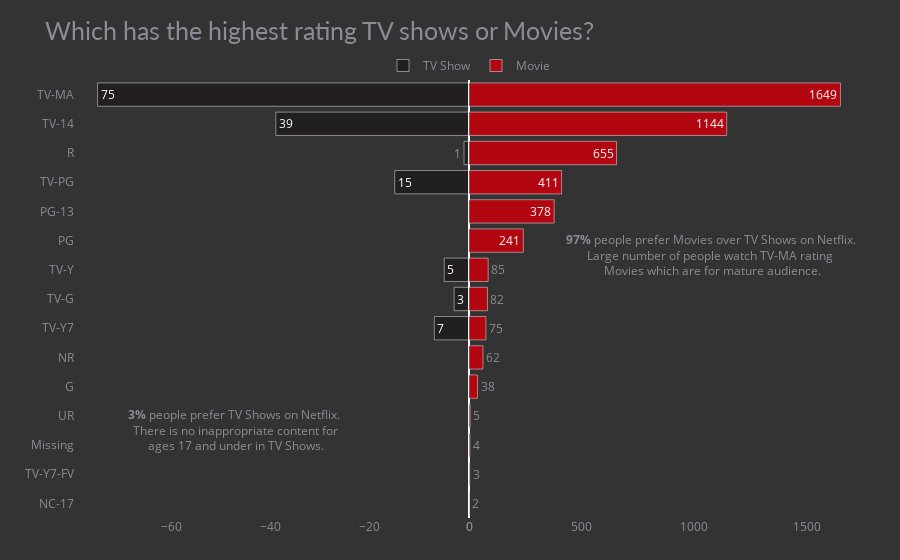

The code cell stored with this chart in its notebook:
### Code cell
fig = make_subplots(rows=1, cols=2, specs=[[{}, {}]], shared_yaxes=True, horizontal_spacing=0)
# bar plot for tv shows
fig.append_trace(go.Bar(x=df_tv_show.rating, y=df_tv_show.tv_show,
                        orientation='h', showlegend=True, 
                        text=df_tv_show.rating_final, 
                        name='TV Show',
                        marker_color='#221f1f'), 1, 1)
# bar plot for movies
fig.append_trace(go.Bar(x=df_movie.rating, y=df_movie.movie, 
                        orientation='h', showlegend=True,
                        text=df_movie.rating,
                        name='Movie', marker_color='#b20710'), 1, 2)

fig.update_xaxes(showgrid=False)
fig.update_yaxes(showgrid=False, categoryorder='total ascending', 
                 ticksuffix=' ', showline=False)
fig.update_traces(hovertemplate=None)
fig.update_layout(title='Which has the highest rating TV shows or Movies?',
                  margin=dict(t=80, b=0, l=70, r=40),
                  hovermode="y unified", 
                  xaxis_title=' ', yaxis_title=" ",
                  plot_bgcolor='#333', paper_bgcolor='#333',
                  title_font=dict(size=25, color='#8a8d93',
                                  family="Lato, sans-serif"),
                  font=dict(color='#8a8d93'),
                  legend=dict(orientation="h", yanchor="bottom",
                              y=1, xanchor="center", x=0.5),
                  hoverlabel=dict(bgcolor="black", font_size=13, 
                                  font_family="Lato, sans-serif"))
fig.add_annotation(dict(x=0.81, y=0.6, ax=0, ay=0,
                    xref = "paper", yref = "paper",
                    text= "<b>97%</b> people prefer Movies over TV Shows on Netflix.<br> Large number of people watch TV-MA rating  <br> Movies which are for mature audience."
                  ))
fig.add_annotation(dict(x=0.2, y=0.2, ax=0, ay=0,
                    xref = "paper", yref = "paper",
                    text= "<b>3%</b> people prefer TV Shows on Netflix.<br> There is no inappropriate content for<br> ages 17 and under in TV Shows."
                  ))

### Figure 1 — Plotly figure (JSON) as saved in the notebook; plotly's stock layout.template omitted (floating-point values rounded to 4 significant figures)
{"data": [{"marker": {"color": "#221f1f"}, "name": "TV Show", "orientation": "h", "showlegend": true, "text": [75, 39, 15, 7, 5, 3, 1], "type": "bar", "x": [-75, -39, -15, -7, -5, -3, -1], "xaxis": "x", "y": ["TV-MA", "TV-14", "TV-PG", "TV-Y7", "TV-Y", "TV-G", "R"], "yaxis": "y"}, {"marker": {"color": "#b20710"}, "name": "Movie", "orientation": "h", "showlegend": true, "text": [1649, 1144, 655, 411, 378, 241, 85, 82, 75, 62, 38, 5, 4, 3, 2], "type": "bar", "x": [1649, 1144, 655, 411, 378, 241, 85, 82, 75, 62, 38, 5, 4, 3, 2], "xaxis": "x2", "y": ["TV-MA", "TV-14", "R", "TV-PG", "PG-13", "PG", "TV-Y", "TV-G", "TV-Y7", "NR", "G", "UR", "Missing", "TV-Y7-FV", "NC-17"], "yaxis": "y2"}], "layout": {"annotations": [{"ax": 0, "ay": 0, "text": "<b>97%</b> people prefer Movies over TV Shows on Netflix.<br> Large number of people watch TV-MA rating  <br> Movies which are for mature audience.", "x": 0.81, "xref": "paper", "y": 0.6, "yref": "paper"}, {"ax": 0, "ay": 0, "text": "<b>3%</b> people prefer TV Shows on Netflix.<br> There is no inappropriate content for<br> ages 17 and under in TV Shows.", "x": 0.2, "xref": "paper", "y": 0.2, "yref": "paper"}], "font": {"color": "#8a8d93"}, "hoverlabel": {"bgcolor": "black", "font": {"family": "Lato, sans-serif", "size": 13}}, "hovermode": "y unified", "legend": {"orientation": "h", "x": 0.5, "xanchor": "center", "y": 1, "yanchor": "bottom"}, "margin": {"b": 0, "l": 70, "r": 40, "t": 80}, "paper_bgcolor": "#333", "plot_bgcolor": "#333", "title": {"font": {"color": "#8a8d93", "family": "Lato, sans-serif", "size": 25}, "text": "Which has the highest rating TV shows or Movies?"}, "xaxis": {"anchor": "y", "domain": [0, 0.5], "showgrid": false, "title": {"text": " "}}, "xaxis2": {"anchor": "y2", "domain": [0.5, 1], "showgrid": false}, "yaxis": {"anchor": "x", "categoryorder": "total ascending", "domain": [0, 1], "showgrid": false, "showline": false, "ticksuffix": " ", "title": {"text": " "}}, "yaxis2": {"anchor": "x2", "categoryorder": "total ascending", "domain": [0, 1], "matches": "y", "showgrid": false, "showline": false, "showticklabels": false, "ticksuffix": " "}}}
